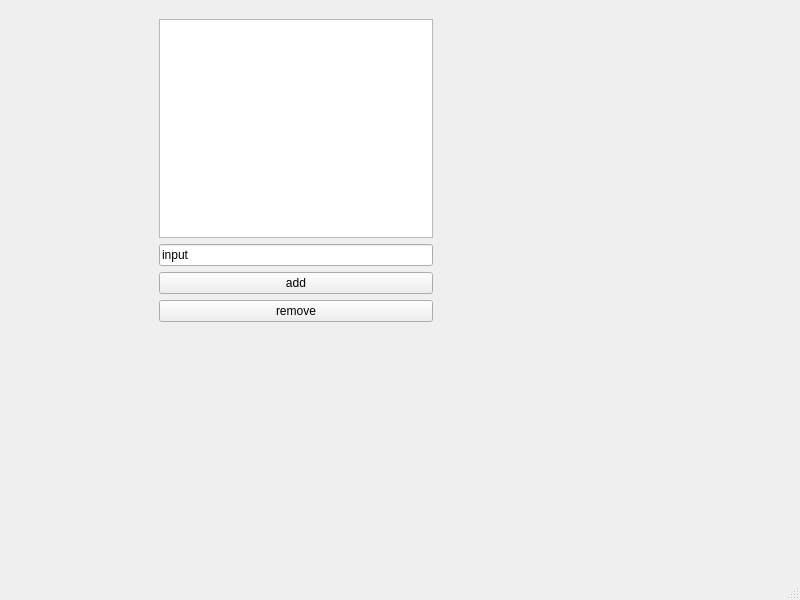
<?xml version="1.0" encoding="UTF-8"?>
<ui version="4.0">
 <class>MainWindow</class>
 <widget class="QMainWindow" name="MainWindow">
  <property name="geometry">
   <rect>
    <x>0</x>
    <y>0</y>
    <width>800</width>
    <height>600</height>
   </rect>
  </property>
  <property name="windowTitle">
   <string>MainWindow</string>
  </property>
  <widget class="QWidget" name="centralwidget">
   <widget class="QWidget" name="widget" native="true">
    <property name="geometry">
     <rect>
      <x>159</x>
      <y>19</y>
      <width>274</width>
      <height>303</height>
     </rect>
    </property>
    <layout class="QVBoxLayout" name="verticalLayout">
     <item>
      <widget class="QListWidget" name="list"/>
     </item>
     <item>
      <widget class="QLineEdit" name="input">
       <property name="text">
        <string>input</string>
       </property>
      </widget>
     </item>
     <item>
      <widget class="QPushButton" name="add_2">
       <property name="text">
        <string>add</string>
       </property>
      </widget>
     </item>
     <item>
      <widget class="QPushButton" name="remove">
       <property name="text">
        <string>remove</string>
       </property>
      </widget>
     </item>
    </layout>
   </widget>
  </widget>
  <widget class="QMenuBar" name="menubar">
   <property name="geometry">
    <rect>
     <x>0</x>
     <y>0</y>
     <width>800</width>
     <height>22</height>
    </rect>
   </property>
  </widget>
  <widget class="QStatusBar" name="statusbar"/>
 </widget>
 <resources/>
 <connections/>
</ui>
